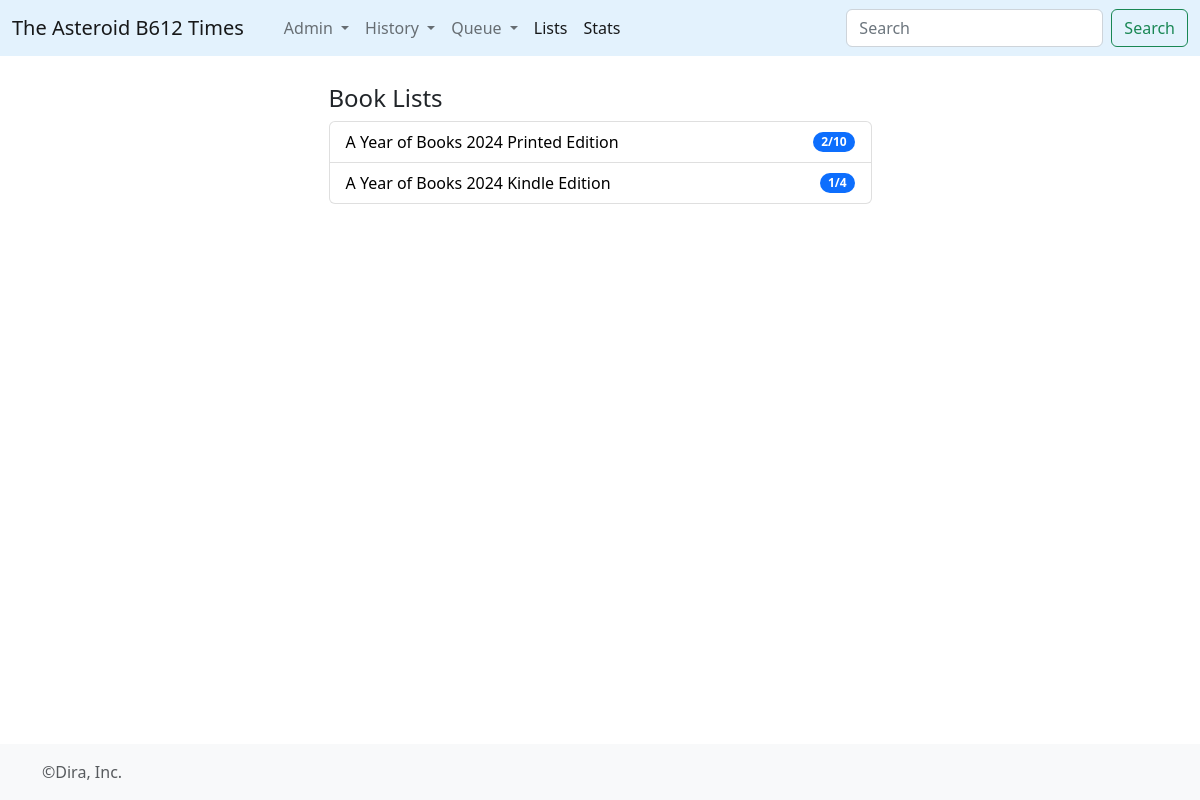
Before: /booklists/ with the older database file.
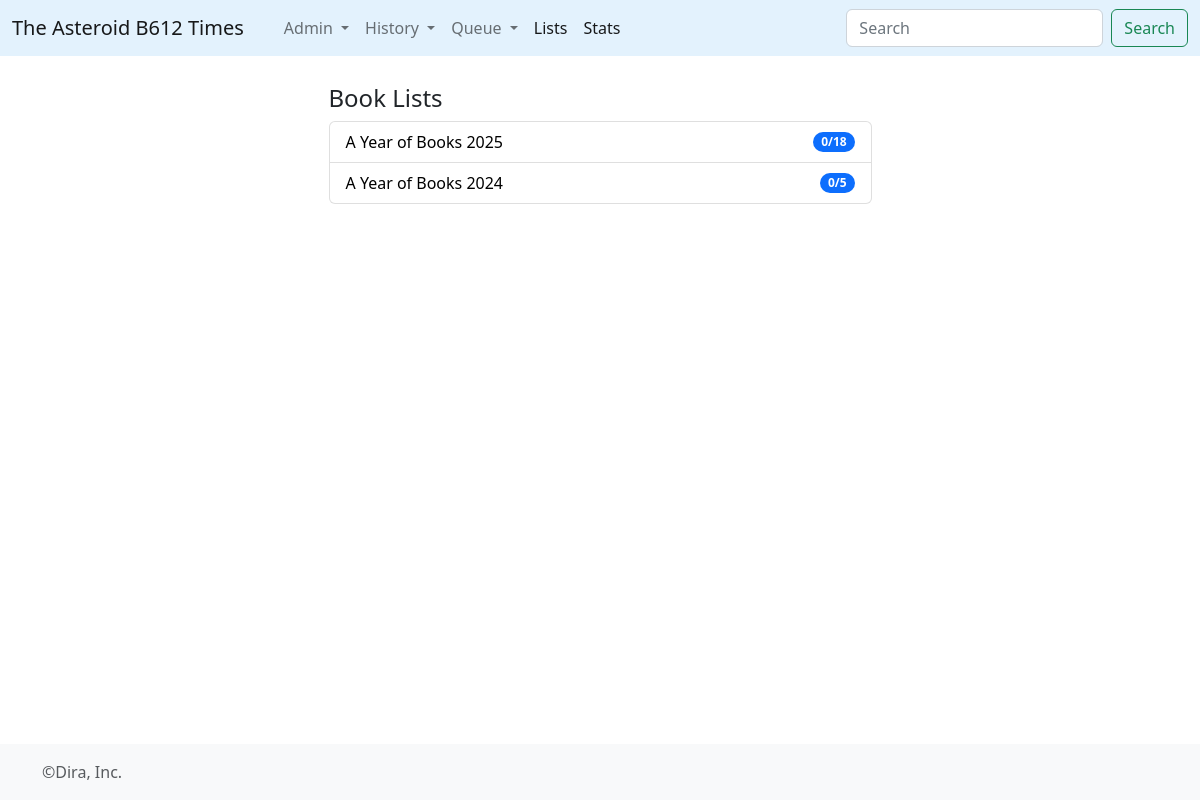
After: the same page with the newer database file.
### times/models.py (models this page shows, shortened)
class BookList(models.Model):
	listname = models.CharField(max_length=500)
	date_created = models.DateField(auto_now=True)
	listinfo = models.TextField()
	@property
	def conteo(self):
		cont = RelBookList.objects.filter(blist=self).count()
		return cont
	@property
	def lecturas(self):
		n_lecturas = RelBookList.objects.filter(blist=self, bbook__consumo__finish_d__gt=self.date_created).count()
		return n_lecturas

### times/views.py (the view)
# urls.py: path('booklists/', views.booklists, name='booklists'),
def booklists(request):
	listas = BookList.objects.raw("""
                select
                a.*
                from
                times_booklist a
                left join (
                select
                    a.blist_id,
                    max(c.finish_d) max_f
                from
                    times_relbooklist a
                    inner join times_book b
                    on a.bbook_id = b.id
                    inner join times_consumo c
                    on b.id = volume_id
                group by
                    a.blist_id ) b
                on a.id = b.blist_id
                order by
                ifnull(b.max_f,'1999-12-31') desc, a.id desc
	""")
	return render(request,'booklists.html',{'listas':listas})

### times/templates/booklists.html (shortened to what this page needs)
{% extends 'base_forms.html' %}
{% block contenido %}
<article>
	<h4>Book Lists</h4>
	  <ul class="list-group">
        {% for l in listas %}
          <li class="list-group-item d-flex justify-content-between align-items-center">
          <a href="{% url 'booklist' l.id %}" style="color:black; text-decoration: none;"> {{l.listname}}</a>
            <span class="badge bg-primary rounded-pill">{{l.lecturas}}/{{l.conteo}}</span>
          </li>
        {% endfor %}
      </ul>
</article>
<br>
{% endblock%}

Changed rows visible on the page:
removed BookList: listname "A Year of Books 2024 Printed Edition", lecturas "2", conteo "10"
removed BookList: listname "A Year of Books 2024 Kindle Edition", lecturas "1", conteo "4"
added BookList: listname "A Year of Books 2025", lecturas "0", conteo "18"
added BookList: listname "A Year of Books 2024", lecturas "0", conteo "5"
